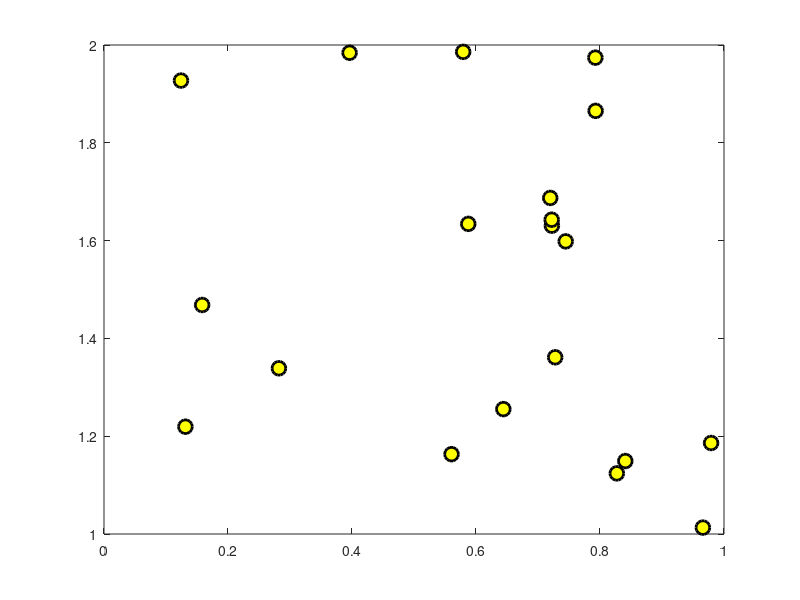

The MATLAB source for this figure:
clc;
clear;
close all;
x=rand(1,20);
y=rand(1,20)+1;

% Plot Examples
plot(x,y, 'ko','LineWidth', 2, ...
'MarkerSize', 10,'MarkerFaceColor', 'y');
